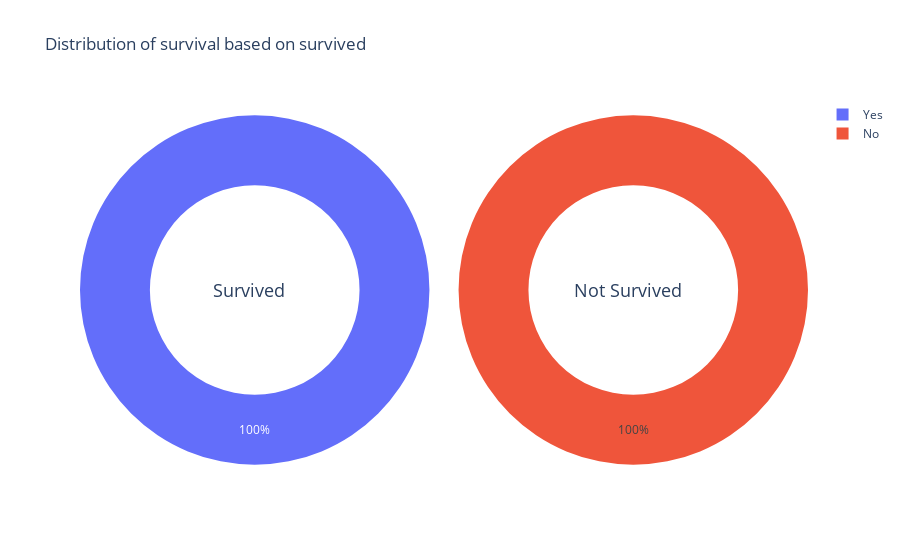
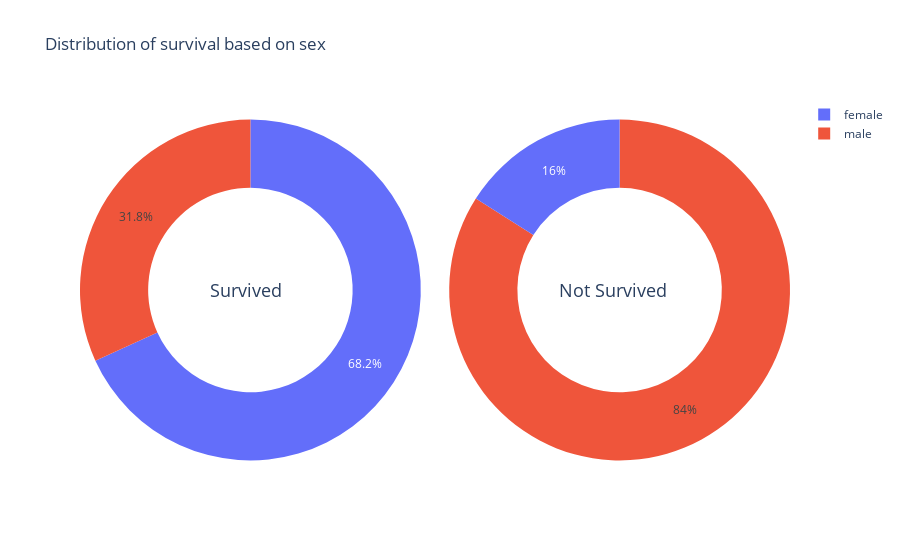
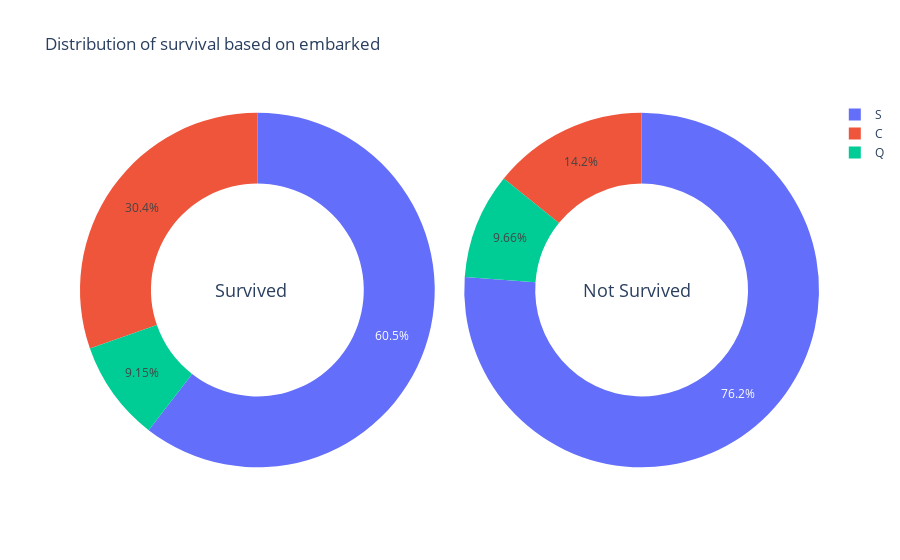
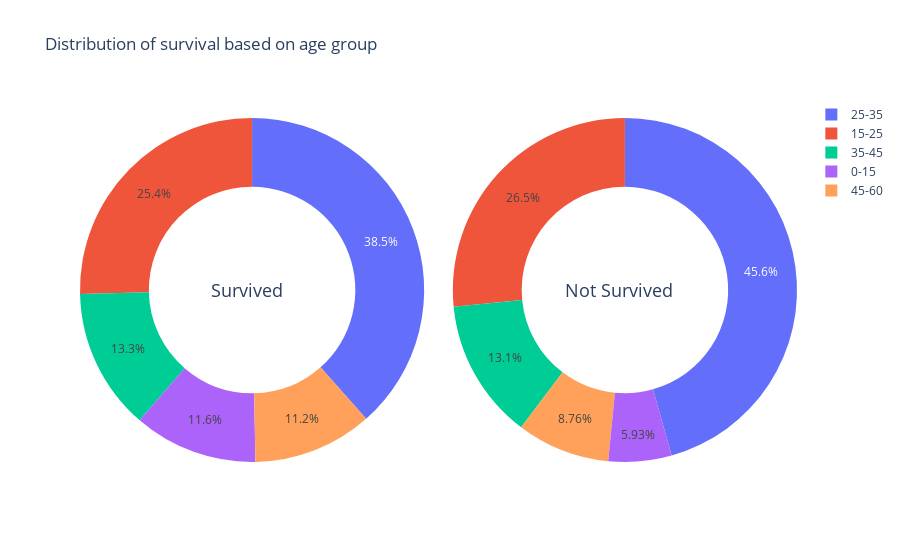

Notebook source saved alongside these figures, in order:
### Code cell
for i in cat_cols:
    plot_pie(i)

### Figure 1 — Plotly figure (JSON) as saved in the notebook; plotly's stock layout.template omitted (floating-point values rounded to 4 significant figures)
{"data": [{"domain": {"x": [0, 0.48]}, "hole": 0.6, "labels": ["Yes"], "type": "pie", "values": [481]}, {"domain": {"x": [0.52, 1]}, "hole": 0.6, "labels": ["No"], "type": "pie", "values": [776]}], "layout": {"annotations": [{"font": {"size": 18}, "showarrow": false, "text": "Survived", "x": 0.18}, {"font": {"size": 18}, "showarrow": false, "text": "Not Survived", "x": 0.83}], "title": {"text": "Distribution of survival based on survived"}}}

### Figure 2 — Plotly figure (JSON) as saved in the notebook; plotly's stock layout.template omitted (floating-point values rounded to 4 significant figures)
{"data": [{"domain": {"x": [0, 0.48]}, "hole": 0.6, "labels": ["female", "male"], "type": "pie", "values": [328, 153]}, {"domain": {"x": [0.52, 1]}, "hole": 0.6, "labels": ["male", "female"], "type": "pie", "values": [652, 124]}], "layout": {"annotations": [{"font": {"size": 18}, "showarrow": false, "text": "Survived", "x": 0.18}, {"font": {"size": 18}, "showarrow": false, "text": "Not Survived", "x": 0.83}], "title": {"text": "Distribution of survival based on sex"}}}

### Figure 3 — Plotly figure (JSON) as saved in the notebook; plotly's stock layout.template omitted (floating-point values rounded to 4 significant figures)
{"data": [{"domain": {"x": [0, 0.48]}, "hole": 0.6, "labels": ["S", "C", "Q"], "type": "pie", "values": [291, 146, 44]}, {"domain": {"x": [0.52, 1]}, "hole": 0.6, "labels": ["S", "C", "Q"], "type": "pie", "values": [591, 110, 75]}], "layout": {"annotations": [{"font": {"size": 18}, "showarrow": false, "text": "Survived", "x": 0.18}, {"font": {"size": 18}, "showarrow": false, "text": "Not Survived", "x": 0.83}], "title": {"text": "Distribution of survival based on embarked"}}}

### Figure 4 — Plotly figure (JSON) as saved in the notebook; plotly's stock layout.template omitted (floating-point values rounded to 4 significant figures)
{"data": [{"domain": {"x": [0, 0.48]}, "hole": 0.6, "labels": ["25-35", "15-25", "35-45", "0-15", "45-60"], "type": "pie", "values": [185, 122, 64, 56, 54]}, {"domain": {"x": [0.52, 1]}, "hole": 0.6, "labels": ["25-35", "15-25", "35-45", "45-60", "0-15"], "type": "pie", "values": [354, 206, 102, 68, 46]}], "layout": {"annotations": [{"font": {"size": 18}, "showarrow": false, "text": "Survived", "x": 0.18}, {"font": {"size": 18}, "showarrow": false, "text": "Not Survived", "x": 0.83}], "title": {"text": "Distribution of survival based on age group"}}}
